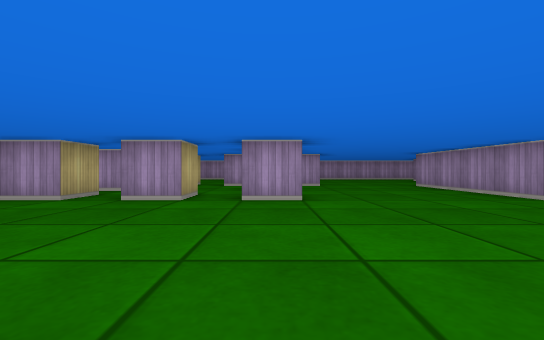
[1] (above)

17 first-person views from a walk through a cub3D ray-caster map. The camera is about half as high as the walls, looks level and sees 90° across. The floor is counted in squares. Each view is taken from the middle of a square. On the plan, view 1 faces up. The plan holds only what a view shows up to about 9 squares ahead; the rest is blank.

[2]
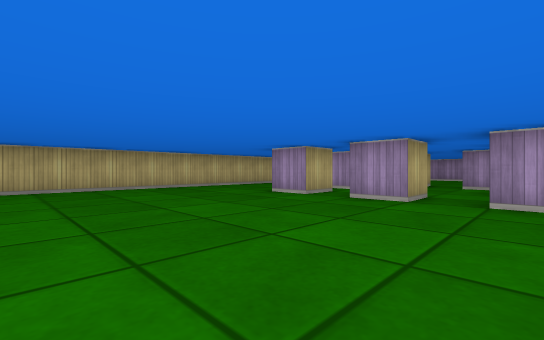

[3]
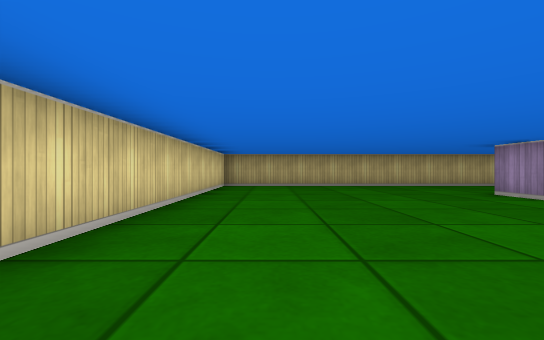

[4]
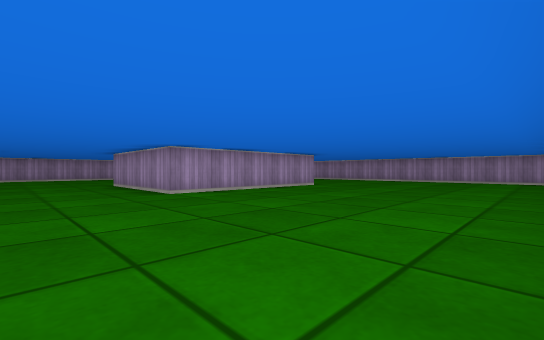

[5]
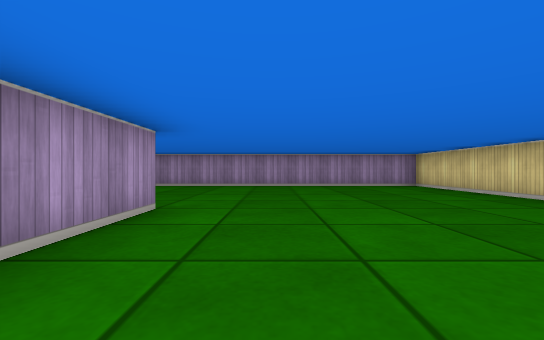

[6]
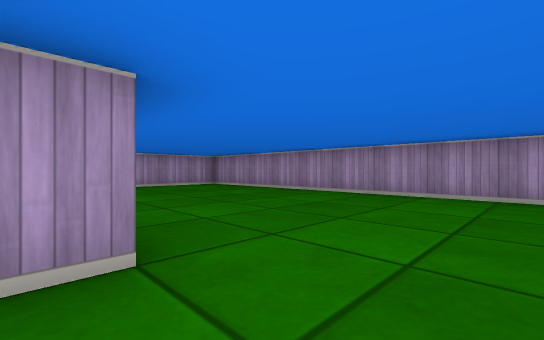

[7]
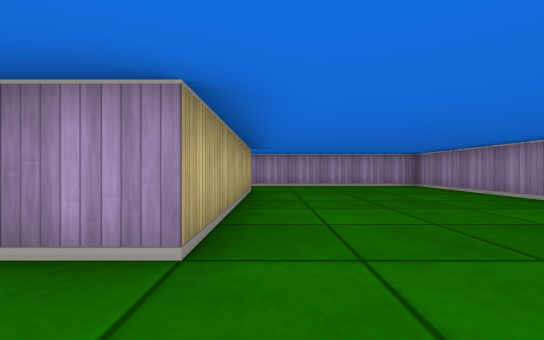

[8]
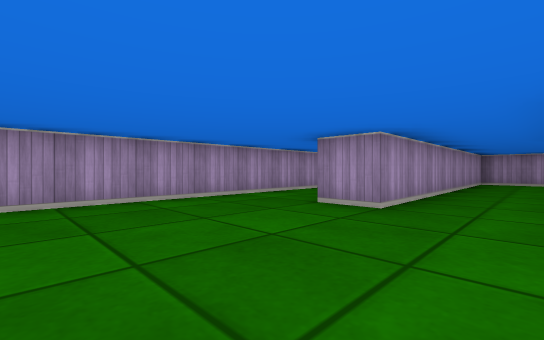

[9]
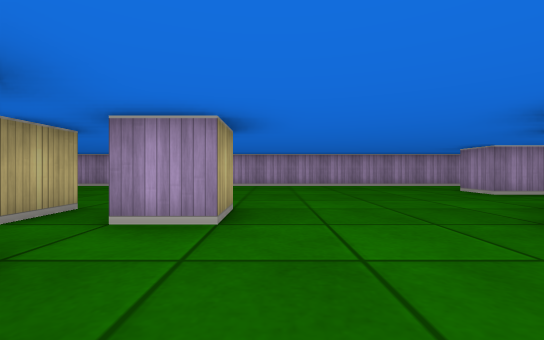

[10]
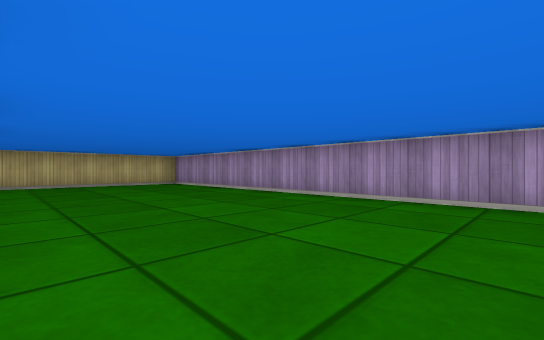

[11]
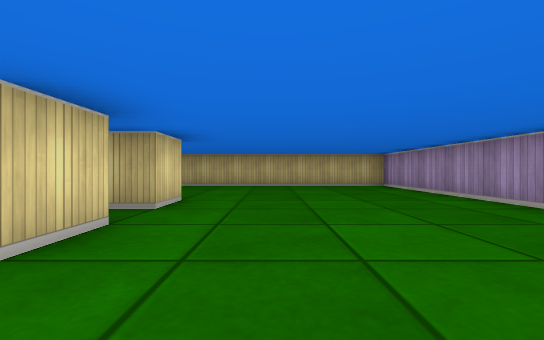

[12]
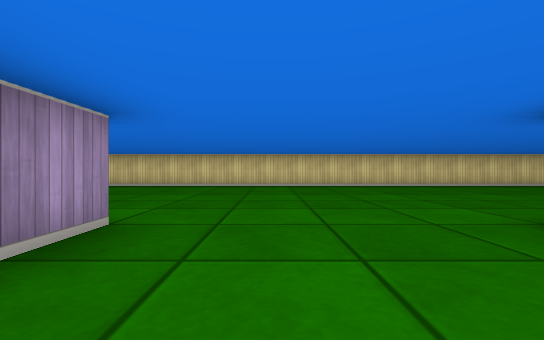

[13]
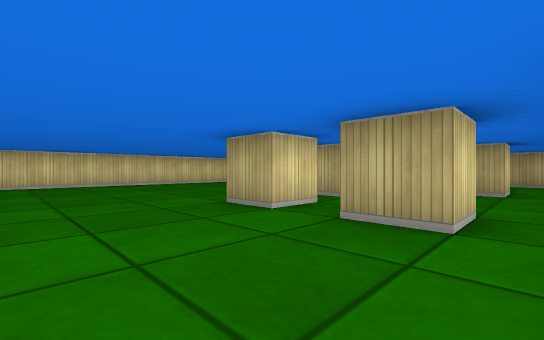

[14]
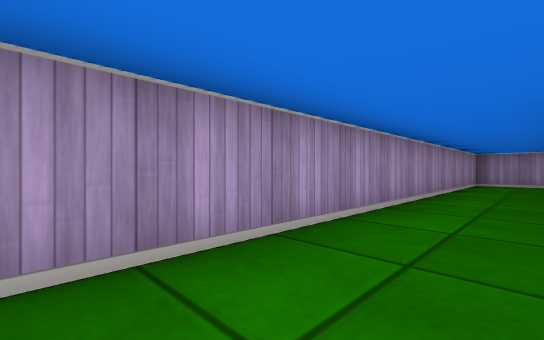

[15]
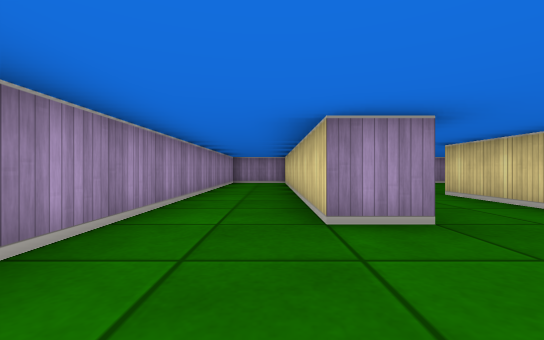

[16]
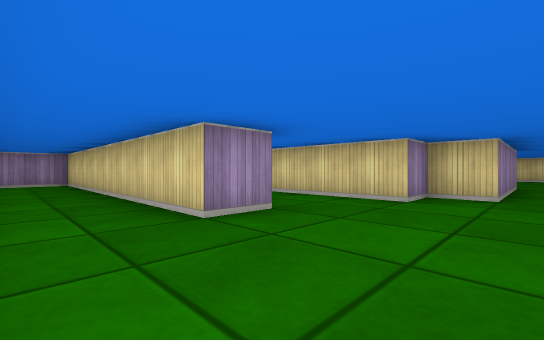

[17]
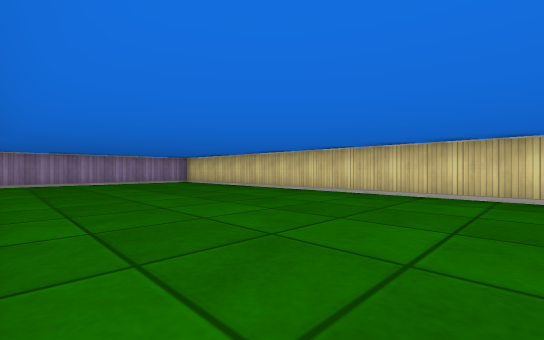

### Floor plan
Points are (right, up) in squares from view 1. A wall is a line through its corners. A room is listed if a view was taken in it or the views show most of it. See-through windows are left out.
Room 1 (views 1, 2, 3, 4, 5, 6, 7, 8, 9, 10, 11, 12, 13, 14, 15, 16, 17)
walls: (4.5, 4.5) (4.5, 8.5) (5.5, 8.5) (5.5, 9.5) (9.5, 9.5) (9.5, 4.5) (4.5, 4.5); (-0.5, 5.5) (0.5, 5.5) (0.5, 4.5) (-0.5, 4.5); (-0.5, 7.5) (0.5, 7.5) (0.5, 6.5); (1.5, 9.5) (1.5, 8.5) (0.5, 8.5); (-1.5, 5.5) (-1.5, 4.5) (-2.5, 4.5); (-0.9, 8.5) (-1.5, 8.5); (-1.5, 9.5) (-0.5, 9.5) (-0.5, 8.5); (-3.5, 5.5) (-3.5, 4.5) (-4.5, 4.5); (-3.5, 6.5) (-4.1, 6.5); (6.5, 11.5) (6.5, 12.5) (14.5, 12.5) (14.5, 14.5) (-7.5, 14.5) (-7.5, -1.5) (14.5, -1.5) (14.5, 11.5) (6.5, 11.5); (-3.5, 9.5) (-2.5, 9.5) (-2.5, 8.9); (-4.4, 7.5) (-3.5, 7.5) (-3.5, 7)

Where each view was taken, in squares from view 1:
view 1: 0 up, 0 right, facing up
view 2: 0 up, 0 right, facing up-left
view 3: 0 up, 1 right, facing left
view 4: 1 down, 2 right, facing up-right
view 5: 3 up, 6 right, facing right
view 6: 3 up, 9 right, facing up-right
view 7: 3 up, 10 right, facing up
view 8: 10 up, 3 right, facing up-right
view 9: 6 up, 2 right, facing up
view 10: 10 up, 2 right, facing up-left
view 11: 11 up, 1 right, facing left
view 12: 7 up, 3 right, facing down
view 13: 8 up, 3 right, facing down-left
view 14: 13 up, 4 right, facing up-right
view 15: 13 up, 4 right, facing right
view 16: 14 up, 4 right, facing down-right
view 17: 4 up, 4 right, facing down-right
